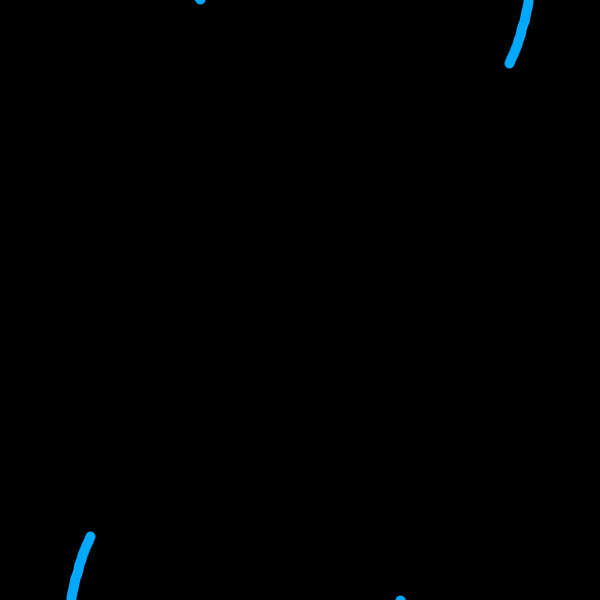
Frame 1 (no input)
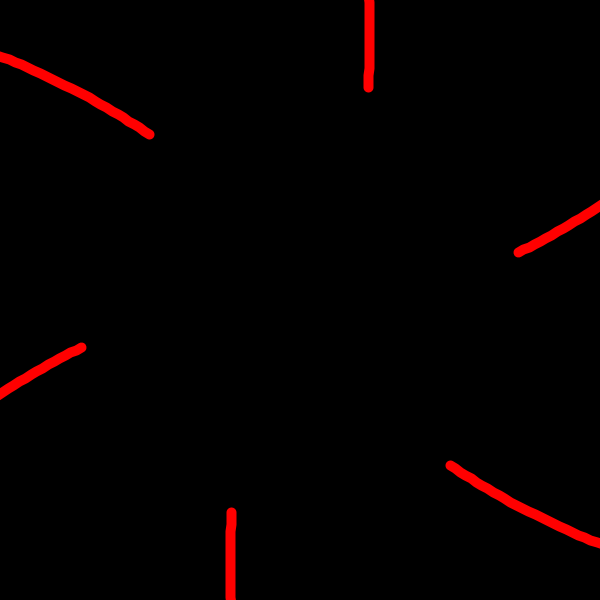
Frame 60 (the mouse pressed at the canvas centre just before this capture)
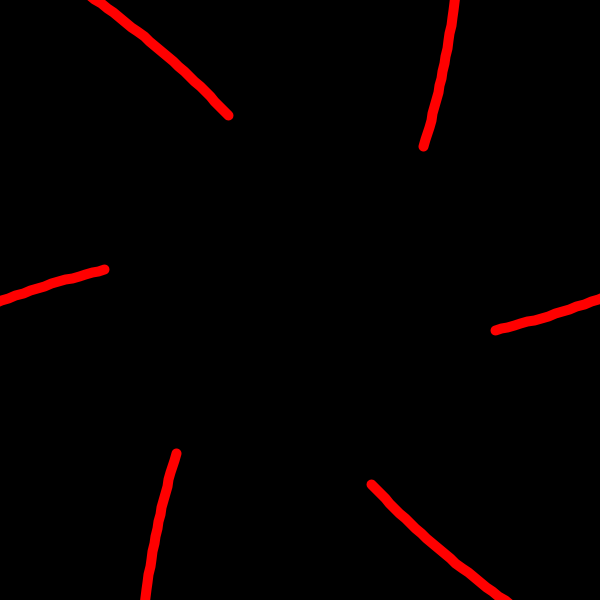
Frame 120 (the mouse held since frame 60 and released just before this capture)

The Processing sketch that drew these frames (run headless with seeded random() and noise(); from frame 60 on, the mouse is pressed at the canvas centre):

// Processing sketch: processing_174559
// ── processing_174559.pde

float []x = {0, 100, 295, 500, 600};
float []y = {0, 300, 405, 300, 0};
float xinc = 0, yinc = 0;
float r = 0;
int hue; 
void setup() { 
  size(600, 600);
  colorMode(HSB, 360,100, 100);
   hue= 200;
}
void catmullRom (float x1, float y1, float x2, float y2, 
float x3, float y3, float x4, float y4) { // equivalent to Processing curve() function
  beginShape();
  for (float t=0; t<=1; t+=0.02) {
    float t2 = t*t;
    float t3 = t2*t;
    float x= (-.5*x1 + 1.5*x2 -1.5*x3 + .5*x4)*t3 + (x1 -2.5*x2 +2*x3 -.5*x4)*t2 + (-.5*x1 + .5*x3)*t + x2; 
    float y= (-.5*y1 + 1.5*y2 -1.5*y3 + .5*y4)*t3 + (y1 -2.5*y2 +2*y3 -.5*y4)*t2 + (-.5*y1 + .5*y3)*t + y2; 
    vertex(x, y);
  }
  endShape();
}
void draw() { 
  translate(width/2, height/2);
  
  rotate(r);
  background(0);
  noFill();
  
  
  stroke(hue,100,100);
  strokeWeight(10);
  for(int i=0; i<6; i++){
    pushMatrix();
    rotate(radians(i*60));
  catmullRom(x[0], y[0], x[1], y[1], x[2], y[2], x[3], y[3]); 
  catmullRom(x[1], y[1], x[2], y[2], x[3], y[3], x[4], y[4]);
  popMatrix();
}
  if(hue > 360) hue -= 360;
  else if(hue<0) hue +=360;
  hue += noise(xinc, yinc)*360;
  for(int i=0; i<5; i++){
    if(i==2) continue;
     x[i] += map(noise(xinc,yinc), 0, 1, -10 , 10);
     y[i] += map(noise(yinc,xinc), 0, 1, -10 , 10);
     yinc+=0.1;
  }
  
  r+= noise(xinc, yinc)*360;
  xinc+=0.1;
}
